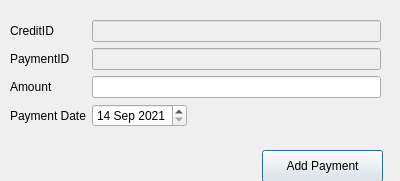
<?xml version="1.0" encoding="UTF-8"?>
<ui version="4.0">
 <class>QNewPayment</class>
 <widget class="QDialog" name="QNewPayment">
  <property name="geometry">
   <rect>
    <x>0</x>
    <y>0</y>
    <width>400</width>
    <height>181</height>
   </rect>
  </property>
  <property name="windowTitle">
   <string>QNewPayment</string>
  </property>
  <widget class="QWidget" name="formLayoutWidget">
   <property name="geometry">
    <rect>
     <x>10</x>
     <y>20</y>
     <width>371</width>
     <height>121</height>
    </rect>
   </property>
   <layout class="QFormLayout" name="formLayout">
    <property name="fieldGrowthPolicy">
     <enum>QFormLayout::ExpandingFieldsGrow</enum>
    </property>
    <item row="0" column="0">
     <widget class="QLabel" name="label">
      <property name="text">
       <string>CreditID</string>
      </property>
     </widget>
    </item>
    <item row="0" column="1">
     <widget class="QLineEdit" name="inCreditId">
      <property name="enabled">
       <bool>false</bool>
      </property>
     </widget>
    </item>
    <item row="1" column="0">
     <widget class="QLabel" name="label_3">
      <property name="text">
       <string>PaymentID</string>
      </property>
     </widget>
    </item>
    <item row="1" column="1">
     <widget class="QLineEdit" name="inPaymentID">
      <property name="enabled">
       <bool>false</bool>
      </property>
     </widget>
    </item>
    <item row="2" column="0">
     <widget class="QLabel" name="label_5">
      <property name="text">
       <string>Amount</string>
      </property>
     </widget>
    </item>
    <item row="2" column="1">
     <widget class="QLineEdit" name="inAmount"/>
    </item>
    <item row="3" column="0">
     <widget class="QLabel" name="label_4">
      <property name="text">
       <string>Payment Date</string>
      </property>
     </widget>
    </item>
    <item row="3" column="1">
     <widget class="QDateEdit" name="inPaymentDate">
      <property name="dateTime">
       <datetime>
        <hour>0</hour>
        <minute>0</minute>
        <second>0</second>
        <year>2021</year>
        <month>9</month>
        <day>14</day>
       </datetime>
      </property>
      <property name="minimumDate">
       <date>
        <year>2021</year>
        <month>9</month>
        <day>14</day>
       </date>
      </property>
     </widget>
    </item>
   </layout>
  </widget>
  <widget class="QPushButton" name="btnAddPayment">
   <property name="geometry">
    <rect>
     <x>262</x>
     <y>150</y>
     <width>121</width>
     <height>32</height>
    </rect>
   </property>
   <property name="text">
    <string>Add Payment</string>
   </property>
  </widget>
 </widget>
 <resources/>
 <connections/>
</ui>
